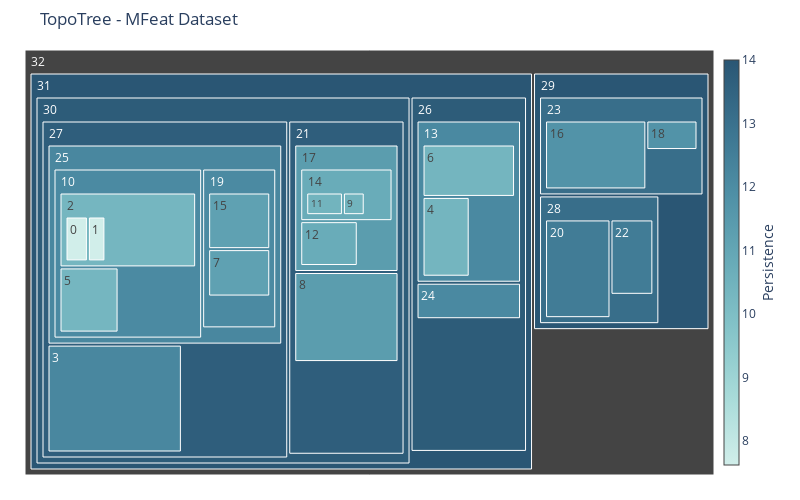

Notebook source saved alongside this figure:
### Code cell
fig = plot_hierarchical_treemap(df_comp_mfeat)
fig.update_layout(title='TopoTree - MFeat Dataset')
fig.show()

### Figure 1 — Plotly figure (JSON) as saved in the notebook; plotly's stock layout.template omitted (floating-point values rounded to 4 significant figures)
{"data": [{"branchvalues": "total", "hovertemplate": "<b>Component #%{label} </b> <br> Points: %{value}<br> Persistence: %{color:.2f}<br> Parent: #%{parent}", "labels": [0, 1, 2, 3, 4, 5, 6, 7, 8, 9, 10, 11, 12, 13, 14, 15, 16, 17, 18, 19, 20, 21, 22, 23, 24, 25, 26, 27, 28, 29, 30, 31, 32], "marker": {"colorbar": {"thickness": 15, "title": {"side": "right", "text": "Persistence"}, "x": 1}, "colors": [7.626, 7.626, 10.34, 12.21, 10.39, 10.34, 10.39, 11.19, 11.38, 10.44, 12.08, 10.44, 10.77, 12.13, 10.77, 11.19, 11.77, 11.38, 11.77, 12.08, 12.61, 13.7, 12.61, 13.13, 12.13, 12.21, 13.8, 13.7, 13.13, 14.0, 13.8, 14.0, null], "colorscale": [[0, "rgb(209, 238, 234)"], [0.1667, "rgb(168, 219, 217)"], [0.3333, "rgb(133, 196, 201)"], [0.5, "rgb(104, 171, 184)"], [0.6667, "rgb(79, 144, 166)"], [0.8333, "rgb(59, 115, 143)"], [1, "rgb(42, 86, 116)"]], "showscale": true}, "parents": [2, 2, 10, 27, 13, 10, 13, 19, 21, 14, 25, 14, 17, 26, 17, 19, 23, 21, 23, 25, 28, 30, 28, 29, 26, 27, 31, 30, 29, 32, 31, 32, null], "tiling": {"packing": "squarify"}, "type": "treemap", "values": [32, 25, 178, 154, 52, 67, 67, 57, 106, 22, 333, 37, 43, 169, 81, 68, 97, 150, 21, 156, 84, 358, 42, 146, 38, 499, 339, 768, 139, 336, 1130, 1481, 2000]}], "layout": {"height": 500, "margin": {"b": 25, "l": 25, "r": 25, "t": 50}, "title": {"text": "TopoTree - MFeat Dataset"}, "width": 800}}
